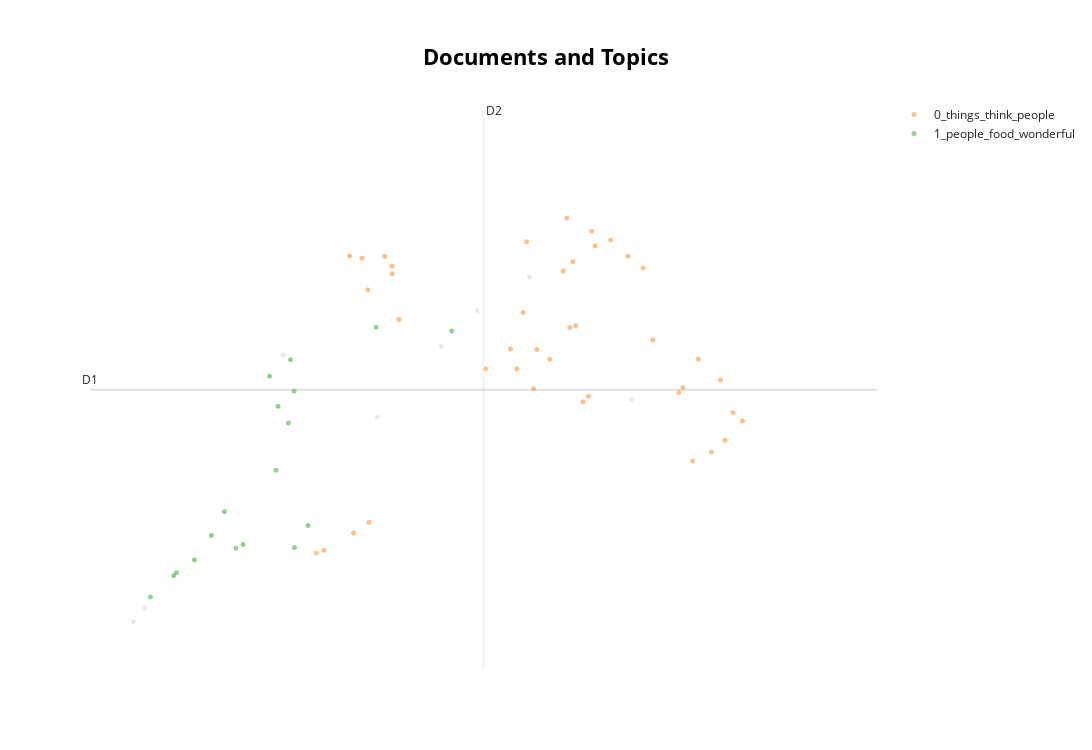

Notebook code cell kept with this figure:
### Code cell
seed_topics = [["spouse", "marriage", "children"],
               ["food", "gardening", "outdoors"],
               ["travel", "food", "freedom"]]

topic_model = BERTopic(umap_model=umap_model,
                       hdbscan_model=hdbscan_model,
                       vectorizer_model=cv_model,
                       ctfidf_model=ctfidf_model,
                       seed_topic_list=seed_topics,
                       calculate_probabilities=True)

topic, probs = topic_model.fit_transform(docs)

topic_model.visualize_documents(docs, reduced_embeddings=reduced_embeddings, hide_annotations=True)

### Figure 1 — Plotly figure (JSON) as saved in the notebook; plotly's stock layout.template omitted (floating-point values rounded to 4 significant figures)
{"data": [{"hoverinfo": "text", "hovertext": ["Something called the GI Bill, which was a wonderful bill that they put through Congress, which allowed any service man to go to college for free. For free. It was wonderful. So he, what he did is he came out here and he ended up going to Santa Clara University and he only had had two years before the war was ended, but they let him stay for four years and he got his education and we got married during that time and that was a really good decision.", "So that was fun. So that was a, a very, very happy day for me and I really lucked out. One of the most important things now I realize in, in having a partner is to have a real partner. And my husband, I have been married to him now for over 70 years, and he never ever said to me when I asked him to help me, that is woman's work.", "Well, I think the computer industry, there is good things about it, but there is a lot about it that I do not like. I do not, I do not like Facebook. I will not have any part of Facebook and because people do not, young people especially do not know how to manage it. They tell too many of their secrets that they let people frighten them and get them depressed. You know, that was not the intention to start. ", "Still, I do not know if you have heard about it, but there is something in the forties was called the CCC conservation corps. And we had a president called President Franklin Delenor Roosevelt, and in my mind, in my husband's mind, we think he is a wonderful man. He is behind a whole social security program and thank goodness we have social security.", "And my husband's brother Bob was a Catholic priest, so he was there at our wedding. And then we had, we had a reception in the afternoon and that was fun. And then my parents had purchased a piece of land over along the ocean in Santa Cruz and they had beginning of a house there, so that is where we were,  for the first few days of our honeymoon.", "What actually happened to me, I, when I started working, I told my husband, I am taking out a savings account at the bank just for my money, because when I get enough of it, I am going to take you on a trip. So when I got enough of it, I took him to Austria, where his relatives were from, so I was able to make my dream come true.", "And so I think our home attitude and how we lived was slower pace and. There was a, maybe some racial injustice, but I do not know. On the whole, I think people got along pretty well. I do not think there was a lot of of crime. There was also, there was always crime, but not overtly like there are in the big cities, the world.", null], "marker": {"color": "#CFD8DC", "opacity": 0.5, "size": 5}, "mode": "markers+text", "name": "other", "showlegend": false, "x": [3.84, 8.412, 10.46, 3.994, 7.931, 9.103, 5.83, 7.082], "y": [4.752, 9.453, 8.113, 4.96, 8.913, 9.962, 8.783, 7.848], "type": "scattergl"}, {"hoverinfo": "text", "hovertext": ["You know something, I do not think I would take you up on that. Because you know, life is a real mixture and there is wonderful, and there is some things you do not want to live agains. So, um, I think my childhood was very, very happy. I had a happy life so, I really do not know that I would want to live any of my years again. They were, I had wonderful times raising our children. We decided to have a large family and so we ended up with six daughters and four sons and they are all alive and doing well today. Very proud of them. And, uh, our son, Toby, is living at Pittsburgh and he has a daughter named Taylor who is doing this podcast. So that is where I am at. ", "Taylor : Yeah. We do not like those scam callers", "If you could speak to your younger self, what advice would you give? Hmm. Well, I do not, it was really interesting. When I was growing up, there were three choices for women. To work as a job, a secretary, nurse, or teacher. And none of those appealed to me at my young age. And so when I met my husband to be, he had gotten out of the service. Second World War was over and he had.", "Well, I always wanted to be an attorney. And the funny thing is that when I met my husband and I went back, he was from Illinois and I went back and met his family. His oldest brother was an attorney who was born on my birthday. So , I guess he became the attorney and I did not. But uh, no, I. I am glad I did not become an attorney.", "Now I think the parents have a big responsibility to not allow their children to be on, on games. A, you know, certain amount of time a day, fine, but not for, not constantly. Because you need, you need to get to know People and talk to people and interact. You need a lot of different things in this world. If you go to college and you learn everything from a book and you have not learned from experience, uh, it just does not work. Uh, you have to have the experience of interaction with people and doing things plus the book learning, and then you are a rounded.", "Well, you are a wonderful, wonderful granddaughter and I am very proud of what you are doing, and I cannot see what you are going to do in the next years.", "All, all kinds of things that they did in the countryside. Probably fixed bridges and fixed roads that they made work. You have to do that when you have trouble. We are having the same situation now, so we are going to pray that things change. ", "So I talked to my lady that was in charge of the adult education and then we talked about it and she looked at me after a while and she said, I can. Make you a full fledged teacher in one subject. So in that conversation I was able to switch from $5 an hour to 17.50 an hour, and it was all because I listened to my gut and my life changed so radically.", "And I have a special book that I just love called The Four Agreements. I would really suggest you read the Four Agreements. It is a very simple way of looking at life and every, every day I think about one of the agreements about how it is affecting me and how I can interact with other people with more kindness and listening. You got to learn to listen.", "I went to college for one year, and then I was a mom and I really loved being a mom. So we had numerous children and they were all very active doing things, making things, being active. Boys all had paper routes and had a little bit of money that way, and the girls did a lot of babysitting and a lot of sewing, and a lot of helping canning fruit.", "Well, my dad. I had a friend that came over and they built me a playhouse in the backyard. And the most fun, I had a neighbor across the street, Patty Jackson, and she and I, my mother would give me her old, uh, curtain for the living room. And we would put on hats and we would get, we would put on old high heels and we would just walk around the block, all dressed up.", "Like right now when the virus we are going through. I have noticed that there is so much fear. I, I do not mean to say that I am not afraid. I do not, I do not want to get the virus, but I do not want it to ruin my life. Every day when I get up to worry, worry, worry. I do not think that is what we can do. Whenever I start worrying too much, I know it is time to make a pot of soup so I can share soup with a neighbor. You know? We just have to not, not worry. That is not the message. ", "Well, I think in some ways you know that we know things too quickly and I think it can make people who are worried type of people, I think it makes them very upset.", "I do not do that. He helped me with everything. We just did everything together. And looking back, it was just a miracle that I found a man who had that kind of a good, positive attitude. He was from a large family, he liked. Having a large family, so we ended up having a large family, and now I have a lot of my daughters and my sons. They are wonderful, wonderful people, and they have grown up to be very responsible and very proud of them. ", "Yep, very very important. It makes you ready for be to be a salesman if you have that interview. All kinds of things start out when you are young and you develop them.", "Well, I like to make things. Right now I am knitting and I find that when it is cold or when you cannot go outside, it is nice to have something, has some handwork, something, whatever you like to do at embroidery or knit or.", "I feel for the younger generation, very much that they are too attached to the, to their, the games and all the things they do inside. There is not enough recreation outside. Uh, when our family grew up on the street, there was, oh, maybe like 20 kids and playing outside in the, playing baseball and having, just playing, plain fun.", "I, I would have liked to learn all those things, but it is a very stressful life and I do not know, I think I enjoyed what I did better. And in those days anyway, there was a lot of different things that we did with our children and they learned all kinds of things. They, I had them Involved in traveling and all kinds of things and camping and just doing all kinds of things, going to the beach.", "Anyway, what happened was they knew during depression that lot of people were wandering around because they had, things were so bad, there were not any jobs. It was really horrible and people were starving. So what they did is they set up camp and then they would go into the little town with the, the trains would stop, and this was after the hobos.", "Read or write or anything to fill the cracks in the day. And it is really been fun. I have gotten to know a lady from church that likes to knit also, we have been sharing different patterns and different things and having a lot of laughter. It is been fun. So I think it is very, it is tranquilizing. You do not have to take tranquilizers or all kinds of pills when you do hand work because your mind just escapes the everyday life, the everyday world.", "But I was only, I had a sister. When I was nine years old, my mother had a little girl, my sister, and when she was three years old and I was 12 years old, I knit her a sweater, a little red sweater. I will never forget it, and I am so proud of that in my own heart. So I think the things we can create are just very, very important. Yes. ", "They maybe still call hobos, but they would take them off the train and they would say, come on, we are going to take you the camp and we are going to get, we are going to feed you and we are going to give you some clean clothes. New clothes. So they take them out to the camps and they let them have a shower. They, shave them. And one time I heard a recording similar to the one I am making here about, and a man was telling about he was the one that was rescued from one of these situations where he was hungry, so hungry, they did not know what he was going to do.", "Well, I am working very hard on not going to a facility. My husband and, I want to stay our home, and I think you  have to keep. Like thinking forward. You have to think forward and think happy thoughts and do things together with people, do things together. I like to write letters.", "Hmm. Good telephones. I think the telephone systems are horrible now, and then having all those brutal phone calls come through all the time. It is disgusting. I think a lot of their people that are in Congress do not know what to do about these kind of things, and so they just ignore them. And we got to to say, we have to suffer by having these bad phone calls come in and interrupt our day so many times.", "Well, I think that the last four years have been such a disaster that I think we are going to all work together for the future in a happier mode and get things done. Just simple things. Basically, people need jobs and they need to be cared about, and we, the bottom line is we have to care about each other. We cannot judge people. We have to work with them and try to bring out the best. People have a lot of good characteristics and we have to bring it out and help them get educated, but also help the good jobs. And I think it is going to happen. I really do. Because I think we are going to have a wonderful administration and a lot of people working for positive results. ", "He started riding the rails and he told me that he had ridden, at that time there were 48 states and he told me that he had been in 46 in the 48 states, and they would ride the rails and then when a freight train would stop, it was freight cars. When a freight train would stop, they would all get out, whoever was on the train, get out, they would find a tree or someplace they could get out of the shade, get in the shade.", "Well, actually, I somehow learned how important it was to listen to your gut or your spirit, whatever you want to call it, because there is some sort of a little situation inside your Body that your mind or your spirit that tells you what to do if you, if you tune into it.", "That is right. One was called the wpa, and even today, if you are driving along Country Roads, you will see, where is there is a little bridge You will see wpa. A lot of people do not know what that means but they are still around. All the things that they did. Now a lot of it needs to be redone because over time things do disintegrate.", "And if you do not follow that, it usually you have fallen a in a ditch along the way. You really need to listen to your spirit. Your spirit guides you beautifully, beautifully. And what happened to me when all my children got to school, I wanted to have a little job. . So I had a friend that worked for adult education here in Santa Clara Valley, and she told me how I could get a job as an aide.", "So I got a job as an aide with another teacher for $5 an hour and was not a lot of money, but it was quite a while ago and it was fun. So I did that two or three mornings a week, but I decided that I did not want to work with this teacher anymore. I listened to my gut. And I did not have to work, so I thought, why should I do something that I do not want to be doing with a person I do not want to be doing it with?", "I ended up teaching. I ended up teaching in a woman's jail for six years. I later ended up teaching seniors for six years and helping one of my sons go to college. But it really, if I could give one, one advice to everybody is listen to your gut or your spirit, whatever you want to call it. That is my message and it really changed my life.", "But I had, I wanted a big family because I was born in a family that was not big and I was bored. And my father, I do not know if you know what a hobo is. A hobo is somebody who rides the rails, rides the rails, and my father had a lot of adventures before the first World War. He was born in eighteen eighty nine, two years before the turn of Century, and so about probably about 1915.", "What was the biggest milestone? Mm-hmm. . I do not know. Let me think about that. Well, you know, a lot of the milestones are not milestones at the time. You do not think of it that way. And I think if your attitude is positive and open, I do not think the milestones look like milestones. You look back on them and they are milestones for, for sure.", "Yep. I had it happen to me one day and I fell for it till I woken and I turned it around, but it could happen to anybody. It is amazing how they con you. So anyway, you have to really be on your toes and realize that certain governmental offices, like the irs, et cetera, they will not call you on the phone if they want to get hold of you. They do it by mail. ", "Yes. Yes. Yes. And right now I understand, you know, there is a huge amount of people that are trying to call you up and scare you, and they tell you that the IRS wants to get, is going to get you in different things and they are, they are just doing all kinds of terrible, stealing money from people and just doing all sorts of evil things to kind people who are at home and who are not ready for being hacked and being tripped very bad.", "Well, I think that we are getting more open to changes in ideas, and I think that people, for instance, people who are gay or people who have different kinds of other things going on. We are, we do not judge them as like we did years ago, and I think that is very, very positive because I think whoever we are, that is who we are and we need to be all respected as God made us all certain ways and we have to just go, as they say, go of the flow. There is a lot of wonderful people, this world that are not just exactly like each other. We are all a little different.", "There is so many lonely people that lately I have been writing postcards to people telling them, pass them on to somebody else. You know, fun. Make plans. I hope someday I can still go to Yellowstone. I have not seen Yellowstone. I have seen a lot of the world, but not Yellowstone, but just you just have, have thoughts that are positive.", "And I would have taken airplane flights, but they were not available when I was that age. I was, I was born 1930, so just before the second World War started. In 1941 when Pearl Harbor was attacked, I was only 10 and it was, uh, that was really a change. Oh my goodness. Oh my goodness. It was a big change. There was so much, so much propaganda making us hate the Japanese for attacking Pearl Harbor.", "And so they, they traveled. They were not afraid of their world. It was my intention that my children would all be not afraid of the world. My father taught me not to be afraid of the world and enjoy it. And that is what I try to impart with our children.", "We had so much. It was, it was a delight. And after my husband and I got married, we took, we took that playhouse apart and took it over to where we had our first tract home in 1950 and we put it up and so our children were able to enjoy that playhouse also. So I think getting, having time to grow up and be kids is very, very important. Very, very important. We really have to work hard on letting children be children.", "Whatever, and then they would share their food and then sometimes they would go into town and try to see if they get rake leaves or do some work for people, make a meal. And so they could get a meal or something from the P, the homeowners, but they were not, they were good people. They were just, As we say, we are just moving around and enjoying things, and sometimes when things got real tough in depression later, some people would leave home just because it would make it easier on the parents to feed the younger children."], "marker": {"opacity": 0.5, "size": 5}, "mode": "markers+text", "name": "0_things_think_people", "text": ["", "", "", "", "", "", "", "", "", "", "", "", "", "", "", "", "", "", "", "", "", "", "", "", "", "", "", "", "", "", "", "", "", "", "", "", "", "", "", "", ""], "textfont": {"size": 12}, "x": [9.641, 11.7, 9.554, 9.68, 9.888, 9.375, 6.713, 9.932, 10.61, 9.159, 8.523, 11.35, 11.64, 9.066, 9.02, 6.372, 9.817, 9.718, 6.878, 6.272, 8.853, 7.277, 6.972, 11.52, 11.09, 6.955, 10.41, 11.27, 10.18, 9.601, 9.975, 7.281, 9.203, 11.93, 11.81, 11.14, 6.766, 7.37, 10.74, 8.934, 7.181], "y": [9.196, 7.495, 10.05, 10.19, 8.158, 8.718, 10.28, 10.65, 10.1, 8.272, 8.575, 8.721, 8.405, 10.49, 9.424, 5.832, 8.075, 9.226, 10.24, 5.789, 8.873, 10.12, 6.254, 7.313, 8.214, 9.767, 10.27, 7.182, 10.52, 10.85, 10.43, 10.01, 8.865, 7.786, 7.912, 8.29, 6.094, 9.319, 9.009, 8.572, 10.27], "type": "scattergl"}, {"hoverinfo": "text", "hovertext": ["That is an interesting question. I. That is interesting. I, I took a train trip I remember from San Jose to Los Angeles when I was 10, just before Pearl Harbor that year, and that was very exciting.", "Every, so many people I talked to were making sourdough bread. In fact, a couple came over yesterday and brought me some of the couple slices of her bread. Oh, is it delicious. So it is, it takes a lot of energy to make sourdough, cuz you have to time it. Boy was delicious. So making, making food is fun. ", "We had enough, but we, it was ration and sugar, things like that. But the men who were fighting the war, they were given all kinds of meat that make them be more aggressive. So when they got back from the war, there were a lot of jobs. And they had plenty of money and they wanted meat, meat, meat. And that is when the big meat obsession started in America.", "It was really a bad time as far as, you know, turning on hate onto each. It was bad, but a good thing happened in our downtown San Jose. About that time, I do not know exactly what it was, there was a, a group of Chinese people that lived down there. And anyway, some of the Europeans came in one night and burned them all out, and it was a terrible shock. And also a German man gave the Chinese people a few acres to start a new community. Just a few, a few miles away. Which was incredibly wonderful. And after a while there was a lot of Chinese people there and then slowly they kind of moved in different places in San Jose. And so after the second World War, the Japanese people settled in the same area mostly.", "Polenta and lots of pastas and salads. Lots of fun things. Yeah, that sounds good. Yep. My husband's 95 and he still has his hair, I said, thank me I did not feed you stuff that make your hair fall out. ", "I love tapioca, pudding. It is really good. I like it. Yeah, good for you too. You know, tapioca is from a root, and it was in Asia, I think, and you could not get it much during the second World War. So what was the other question? ", "Oh, I never even, oh, I thought for sure. I was born in 1930 and I used to think about Uh, the turn of the century and I thought I was 70 years old. Oh my goodness. No, I will be dead by then. So being alive now at 90 is a big shock, but luckily I am in pretty good shape. You get tired. That is the one only thing about being 90. You do get tired, but just try to eat a lot of vegetables and fruit and grains and stay away from the meat, that is my advice. ", "Hmm. Legal. I have to think about that one for a while.When you have cities that are, that are not, uh, overpopulated, people get along better than they do. They, they have made tests with, uh, with animals and they have found that there is a lot more aggression when you have too many people, or in that case, animals taking over a certain amount of space. So by living in Santa Clara and also going to Santa Jose of high school, we were not, uh, overcrowded.", "The thing is that during the second world, The people who created food, they started planage and they had a big plan when the war was over. They had all these things that they made, which they called food and it put it in boxes, but it really was not food anymore. But people got conned and people started getting, what happened was during the war, We had rationing as far as meat.", "So then it became Japan-town. So even today in San Jose, we have a wonderful Japan town and so I love to take people there cuz it is like, it is like going to San Francisco, but we do not have to drive 50 miles away. So I love if you ever come to San Jose, go to Japan Town and have lunch or dinner. It is really fun.", "First of all, I still have a strong voice at the age of 90, so a lot of people on the phone do not think I am 90, but this year I am 90 and I have lived in Santa Clara Valley, which is now called Silicon Valley, oh, most of my life. It is a wonderful place to live. Wonderful weather. Close to the ocean. So that is where I grew up and it was a, I grew up in a town of Santa Clara, which was right next to San Jose, and it was a town of 5,000 people at the time. Very low key, very nice place to grow up. It was able to ride my bicycle all over the place. Had a lot of freedom. So that is me.", "We live in a valley that had lots and lots of wonderful fruit. Apricots, pears, plumbs prunes. So everybody was kind of involved with the fruit industry. It is a wonderful place to grow up. ", "Uh, have, repeat that question. Oh, comfort food. Yes. A comfort food. Well, you know what? I love tapioca pudding and I have not made it for a long time. And, and you put later on, at the end of it, you fold in the egg whites and so it is kindy, it is wonderful. ", "And that is why now we have so many sick people because of they, they are so unbalanced and they are the way they eat. There is a lot of information out now about how to eat. And you can find it if you look for it. Because it is, it is getting stronger and stronger. Because we have to get well, we have to take care of ourselves. So I am actually now a vegetarian and I really enjoy all kinds of good things", "Well, like I said, I think it is fun to garden. I think it is fun sometimes in the year that too, you can walk and enjoy. Enjoy the scenery. We have lots of beautiful flowers here in California and I think it is wonderful to cook and bake right now during this virus we are having, having. ", "He said. He said, I will never forget that day in my life when they took us to the camp and we showered and we got clean clothes and I had the most wonderful breakfast. I had all the bacon and eggs and toast and coffee I ever wanted. He said it changed my whole life. So Franklin Roosevelt set up this conservation  corp and", "My wedding, well, we were married pretty close after the second World War, uh, it stopped. So things were, there was not a lot of. bridal Things and things to buy first. Because when you have a war, then changing the transition, it is almost like an earthquake. I mean, it takes a long time to ever have everything settled down. So anyway, we were Catholic and we, they started having, they called nuptual masses, which meant it was a mass in which, which a celebration during which you were married.", "So I am actually now a vegetarian and I really enjoy all kinds of good things That is right. That is right. Oh, I love polenta. I have a wonderful recipe for polenta. I think it is fun to find, I call them peasant recipes. It is what the peasants used to eat real simple food like soups and"], "marker": {"opacity": 0.5, "size": 5}, "mode": "markers+text", "name": "1_people_food_wonderful", "text": ["", "", "", "", "", "", "", "", "", "", "", "", "", "", "", "", "", ""], "textfont": {"size": 12}, "x": [7.066, 5.981, 4.413, 5.929, 5.05, 5.203, 5.736, 5.649, 4.376, 5.976, 5.763, 5.901, 5.298, 4.653, 6.16, 4.067, 8.072, 4.878], "y": [9.201, 5.872, 5.493, 8.711, 6.416, 5.864, 7.041, 8.462, 5.449, 8.237, 8.008, 7.754, 5.921, 5.688, 6.208, 5.128, 9.147, 6.057], "type": "scattergl"}], "layout": {"shapes": [{"line": {"color": "#CFD8DC", "width": 2}, "type": "line", "x0": 8.494, "x1": 8.494, "y0": 4.039, "y1": 12.48}, {"line": {"color": "#9E9E9E", "width": 2}, "type": "line", "x0": 3.264, "x1": 13.72, "y0": 8.258, "y1": 8.258}], "annotations": [{"showarrow": false, "text": "D1", "x": 3.264, "y": 8.258, "yshift": 10}, {"showarrow": false, "text": "D2", "x": 8.494, "xshift": 10, "y": 12.48}], "title": {"font": {"size": 22, "color": "Black"}, "text": "<b>Documents and Topics</b>", "x": 0.5, "xanchor": "center", "yanchor": "top"}, "width": 1200, "height": 750, "xaxis": {"visible": false}, "yaxis": {"visible": false}}}
